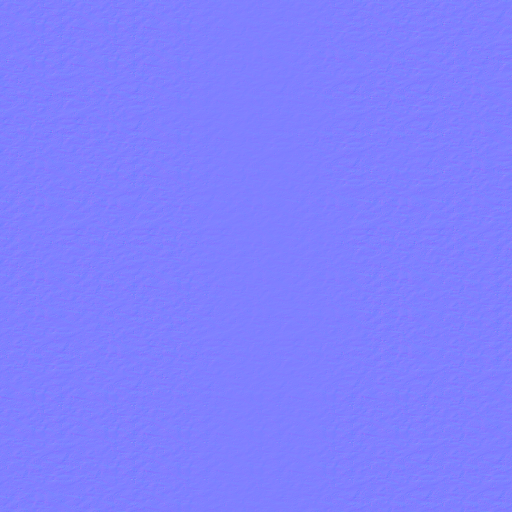
#> input picture content/source-assets/ground/hero-section-generated/ground-normal.png, 1024 x 1024 px (shown at 1/2 size)
$ python verify-hero-ground.py
#> lines starting #> are read from the running program, lines starting #| are printed output that depends on the picture
"""Verify delivered PBR channels and protected screenshot regions independently."""
from pathlib import Path
import json
import numpy as np
from PIL import Image

root = Path(__file__).resolve().parents[1]
runtime = root/'apps/web-tour/public/assets/authored/hero-ground'
source = root/'content/source-assets/ground/hero-section-generated'
normal = np.asarray(Image.open(source/'ground-normal.png').convert('RGB'), dtype=np.float32)/255*2-1
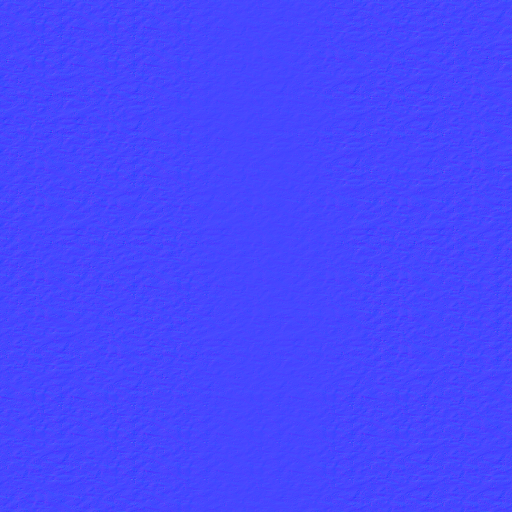
#> normal: shape (1024, 1024, 3) float32 (shown at 1/2 size); mean R, G, B 1.48e-05, 4.33e-06, 0.999; drawn with min black and max white
length = np.linalg.norm(normal, axis=2)
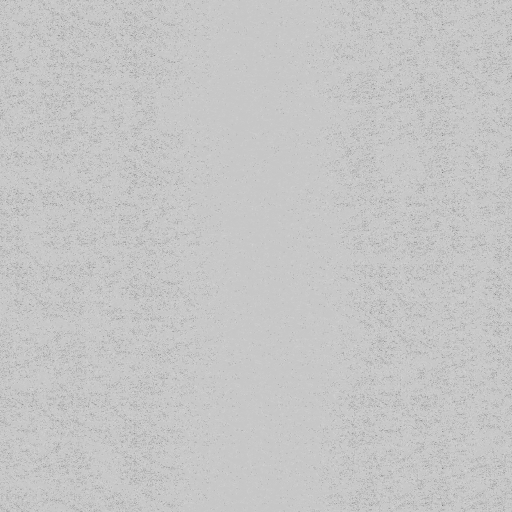
#> length: shape (1024, 1024) float32 (shown at 1/2 size); min 0.95, max 1.01, mean 1; drawn with min black and max white
assert length.min() > .9 and length.max() < 1.02, 'Invalid tangent normal lengths'
assert normal[:,:,2].min() > .2, 'Normal points below the ground'
orm = np.asarray(Image.open(source/'ground-orm.png'))
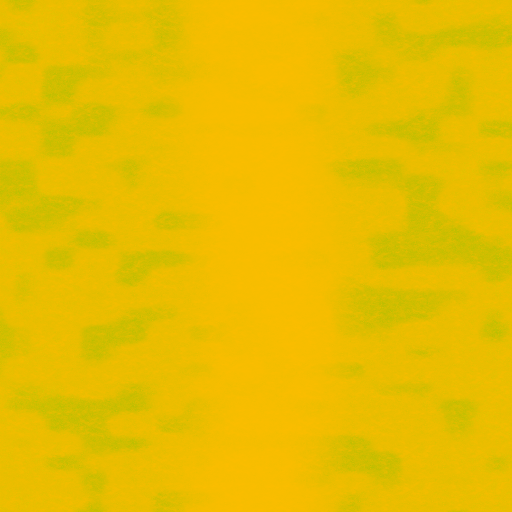
#> input picture content/source-assets/ground/hero-section-generated/ground-orm.png, 1024 x 1024 px (shown at 1/2 size)
#> orm is the input picture: shape (1024, 1024, 3); mean R, G, B 232, 189.2, 0
assert not orm[:,:,2].any(), 'Soil must not become metallic'
assert orm[:,:,1].min() >= .7*255, 'Unexpected glossy soil'
#> (the run stopped early here; a loop or call above may not have finished)
